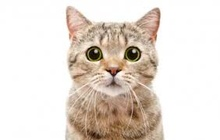
%> input picture cat.jpeg, 220 x 140 px, shrunk from 282 x 179 before the run
$ octave filter_test.m   (GNU Octave 9; MATLAB toolbox functions it lacks are replaced by stand-ins)
%> lines starting %> are read from the running program, lines starting %| are printed output that depends on the picture
clear all; clc;
filename = 'cat.jpeg';

color_image = imread(filename);
%> color_image is the input picture: size 140x220x3 uint8; mean R, G, B 229.1, 219.7, 211.3
gray_image = rgb2gray(color_image);
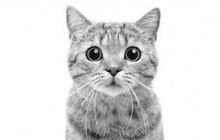
%> gray_image: size 140x220 uint8; min 5, max 255, mean 221.5

V= double(gray_image);
[R,C] = size(gray_image);
%> R = 140; C = 220

embossing_image1(R,C)=zeros;
%> embossing_image1: size 140x220 double; every value is 0

bluring33_gray_image(R,C)=zeros;

bluring55_gray_image(R,C)=zeros;

sharp_image(R,C)=zeros;

for i=1:R-2
    for j = 1:C-2
        embossing_image1(i+1,j+1) = V(i,j)*(-1.0) + V(i+2,j+2);
    end
end
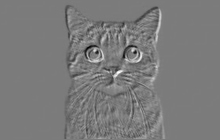
%> embossing_image1: size 140x220 double; min -224, max 237, mean -0.7; drawn with min black and max white

for i=1:R-2
    for j = 1:C-2
        for i_=0:2
            for j_=0:2
                bluring33_gray_image(i+1,j+1) = bluring33_gray_image(i+1,j+1) + V(i+i_,j+j_)/9;
            end
        end
                %bluring33_gray_image(i+1,j+1) = V(i,j)/9+V(i,j+1)/9+V(i,j+2)/9+V(i+1,j)/9+V(i+1,j+1)/9+V(i+1,j+2)/9+V(i+2,j)/9+V(i+2,j+1)/9+V(i+2,j+2)/9;
    end
end
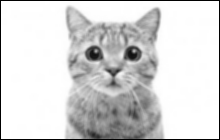
%> bluring33_gray_image: size 140x220 double; min 0, max 255, mean 216; drawn with min black and max white

for i=1:R-4
    for j = 1:C-4
        for i_=0:4
            for j_=0:4
                bluring55_gray_image(i+1,j+1) = bluring55_gray_image(i+1,j+1) + V(i+i_,j+j_)/25;
            end
        end
                %bluring33_gray_image(i+1,j+1) = V(i,j)/9+V(i,j+1)/9+V(i,j+2)/9+V(i+1,j)/9+V(i+1,j+1)/9+V(i+1,j+2)/9+V(i+2,j)/9+V(i+2,j+1)/9+V(i+2,j+2)/9;
    end
end
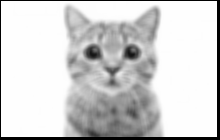
%> bluring55_gray_image: size 140x220 double; min 0, max 255, mean 210.5

for i=1:R-2
    for j = 1:C-2
        sharp_image(i+1,j+1) = V(i,j)*(-1.0)+V(i,j+1)*(-1.0)+V(i,j+2)*(-1.0)+V(i+1,j)*(-1.0)+V(i+1,j+1)*(9.0)+V(i+1,j+2)*(-1.0)+V(i+2,j)*(-1.0)+V(i+2,j+1)*(-1.0)+V(i+2,j+2)*(-1.0);
    end
end
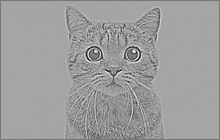
%> sharp_image: size 140x220 double; min -673, max 761, mean 215.9; drawn with min black and max white

subplot(2,2,1);imshow(color_image);
subplot(2,2,2);imshow(gray_image);

while(1)
    k = menu('Filter','Embossing','33Bluring','55Bluring','sharpning','exit')

    switch k
        case 1
            subplot(2,2,3:4);imshow(mat2gray(embossing_image1));
        case 2
            subplot(2,2,3:4);imshow(mat2gray(bluring33_gray_image));
        case 3
            subplot(2,2,3:4);imshow(mat2gray(bluring55_gray_image));
        case 4
            subplot(2,2,3:4);imshow(mat2gray(sharp_image));
        case 5
            break
    end
end
%> this loop made 5 passes; the answer given on pass 1: 1
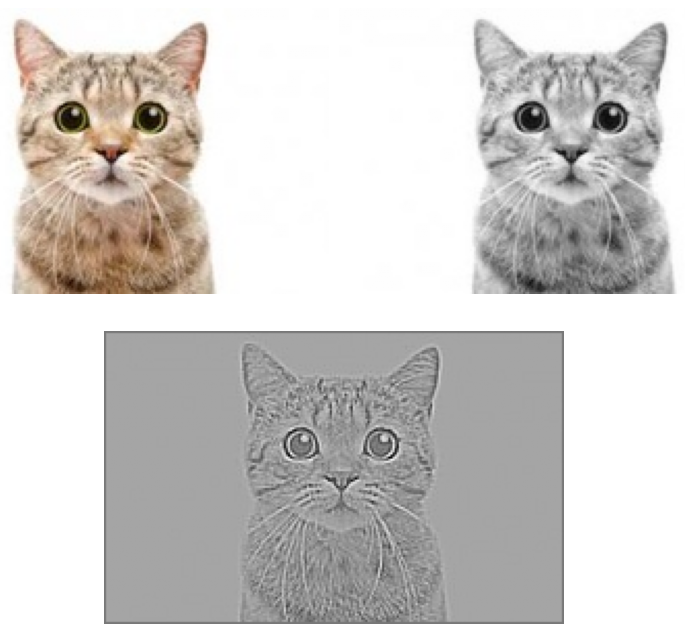
%> figure redrawn from the program's plot data, 3 panels

close all;
